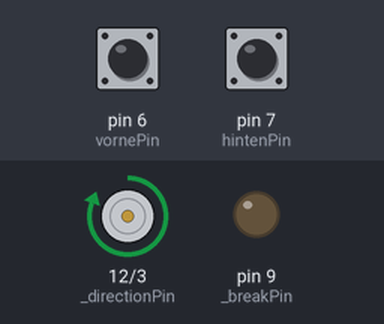
A sketch run on a simulated Arduino Nano, built with avr-gcc and run on an emulated ATmega328P. Shown: direction and speed pins drawn as motors (green arrow = direction pin HIGH = forward, orange = LOW = backward, longer = more drive), output pins drawn as LEDs (lit = HIGH). The test bench sets the inputs (shaded band); at power-on: pin 6 (vornePin) HIGH, pin 7 (hintenPin) HIGH.

Above: at 2.2 s.
2.3 s: pin 6 (vornePin) pulled LOW for 0.15 s
At 2.7 s:
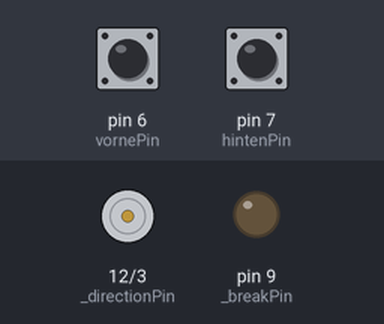
5.4 s: pin 7 (hintenPin) pulled LOW for 3.2 s
At 7.31 s:
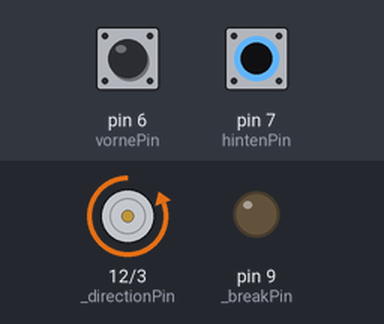
10.1 s: pin 6 (vornePin) pulled LOW for 3.2 s
Timing chart, 0 to 18.9 s (numbered marks = the images above; inputs shaded):
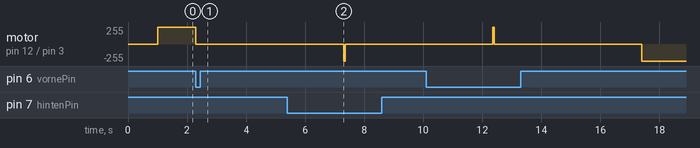

Measured:
- after the input at 2.3 s, motor on pin 12 (_directionPin) / pin 3 (_speedPin): forward 255/255 → stopped at once

The sketch:

Beispiel3.ino
```cpp
/*
  Beispiel 3, Nano Motorsteuerung
  Endschalter verwenden

  Version 1.20, 06.04.2021

  Der Hobbyelektroniker, AMrobot
  https://github.com/hobbyelektroniker/NanoMotorsteuerung
  https://community.hobbyelektroniker.ch
  https://www.youtube.com/c/HobbyelektronikerCh
  Der Code kann mit Quellenangabe frei verwendet werden.
*/

// Bibliothek für Motortreiber einbinden
#include "motor.h"

// Pins für Endschalter definieren
// Die Endschalter verbinden bei Betätigung den Pin mit GND
const int vornePin = 6;
const int hintenPin = 7;

// Variable für Motor erzeugen
DCMotor motor('A'); // an Motoranschluss A

void setup() {
  // Motor vorbereiten
  motor.begin();

  // Endschalter vorbereiten
  pinMode(vornePin, INPUT_PULLUP);
  pinMode(hintenPin, INPUT_PULLUP);

  // Wir testen, ob wir schon an einem Ende stehen
  if (!digitalRead(vornePin)) {
    // wir stehen hinten, müssen also nach vorne losfahren
    motor.setForward(false);
  } else if (!digitalRead(hintenPin)) {
    motor.setForward();
  } else {
    // wir stehen irgendwo in der Mitte und fahren nach vorne los
    motor.setForward();
  }
  motor.setSpeed(255); // Es geht mit voller Geschwindigkeit los
}


void loop() {
  if (motor.getForward() && !digitalRead(vornePin)) {
    // Wenn wir nach vorne fahren und vorne angekomen sind
    // halten wir an und fahren nach 3 Sekunden Pause nach hinten los
    motor.stop(); // anhalten
    delay(3000);  // 3 Sekunden Pause
    motor.setForward(false); // Richtung nach hinten
    motor.setSpeed(255); // los geht's
  } else if (!motor.getForward() && !digitalRead(hintenPin)) {
    // Wenn wir nach hinten fahren und hinten angekomen sind
    // halten wir an und fahren nach 3 Sekunden Pause nach vorne los
    motor.stop(); // anhalten
    delay(3000);  // 3 Sekunden Pause
    motor.setForward(); // Richtung nach vorne
    motor.setSpeed(255); // los geht's
  }
  delay(50); // Eine kleine Pause zwischen den Abfragen schadet nichts
}
```

motor.h
```cpp
/*
  Motorsteuerung mit L298P
  Version für Nano Motortreiber
  Version 1.0, 18.03.2021

  Der Hobbyelektroniker, AMrobot
  https://github.com/hobbyelektroniker/NanoMotorsteuerung
  https://community.hobbyelektroniker.ch
  https://www.youtube.com/c/HobbyelektronikerCh
  Der Code kann mit Quellenangabe frei verwendet werden.
*/

#pragma once

// Konstanten für Beschleunigen und Abbremsen
const int stdAccelStep = 5;
const unsigned long stdAccelDelay = 100;

class DCMotor {
  public:
    DCMotor(char id) {
      if (id == 'B') {
        _directionPin = 13; // Kolidiert mit LED_BUILTIN
        _speedPin = 11;
        _breakPin = 8;
        _monitorPin = A1;
      } else {
        _directionPin = 12;
        _speedPin = 3;
        _breakPin = 9;
        _monitorPin = A0;
      }
      _direction = true; // forward
      analogWrite(_speedPin,0); // Motor aus
      pinMode(_directionPin,OUTPUT);
      pinMode(_breakPin,OUTPUT);
    }

    void begin() {
      stop();
    }

    void setAcceleration(int step, unsigned long delay = 0) {
      _accelStep = step;
      if (delay) _accelDelay = delay;
    }

    void setForward(bool forward = true) {
      if (forward != _direction) stop();
      _direction = forward;
      digitalWrite(_directionPin, _direction);
    }

    bool getForward() {
      return _direction;
    }

    void setSpeed(int speed) {
      _speed = constrain(speed, 0, 255);
      analogWrite(_speedPin,_speed);
    }

    int getSpeed() {
      return _speed;
    }

    void stop() {
      setSpeed(0);
      delay(1000);
    }

    // Anfahren
    void speedUp(int to, bool (*abortAction) () = NULL) {
      for (int i=_speed; i <= to; i+= _accelStep) {
        if (abortAction && abortAction()) return;
        setSpeed(i);
        delay(_accelDelay);
      }
    }

    // Anhalten
    void slowDown(int to, bool (*abortAction) () = NULL) {
      for (int i=_speed; i >= to; i-= _accelStep) {
        if (abortAction && abortAction()) return;
        setSpeed(i);
        delay(_accelDelay);
      }
    }

    int getMonitor() {
      return analogRead(_monitorPin);
    }

  private:
    int _directionPin;
    int _speedPin;
    int _breakPin;
    int _monitorPin;
    int _direction;
    int _speed;
    int _accelStep = 5;
    unsigned long _accelDelay = 100;
};
```
